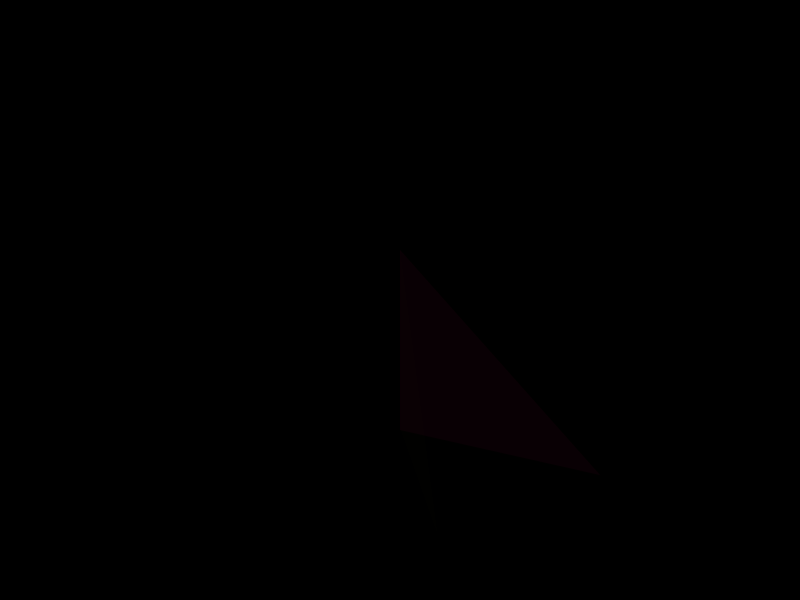
Frame 1 (no input)
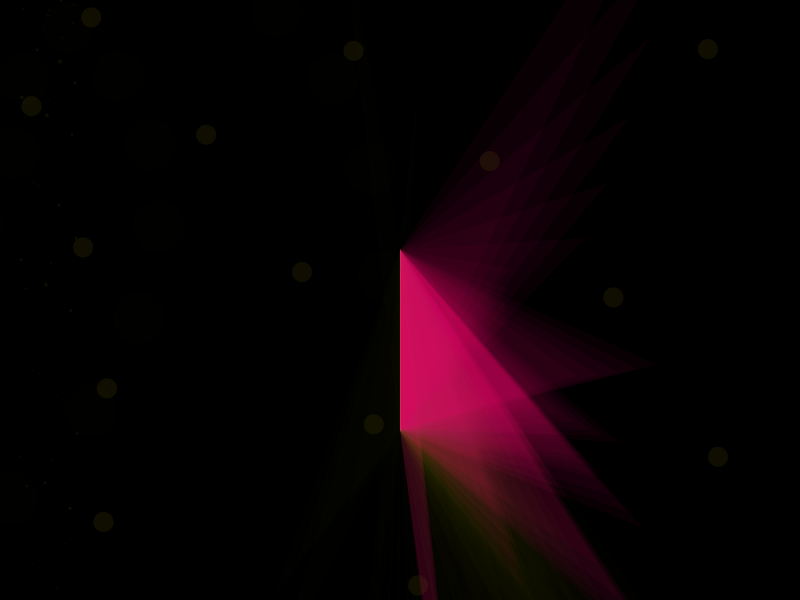
Frame 60 (the mouse pressed at the canvas centre just before this capture)
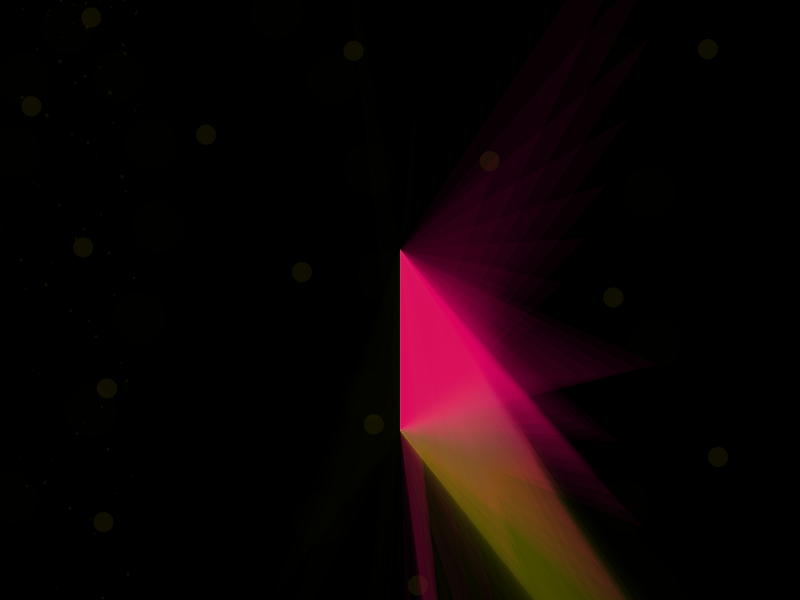
Frame 120 (the mouse held since frame 60 and released just before this capture)

The Processing sketch that drew these frames (run headless with seeded random() and noise(); from frame 60 on, the mouse is pressed at the canvas centre):

// Processing sketch: processing_77067
// ── processing_77067.pde

int counter;

float angle= 0.0;
float offset= 100;
float scalar= 30;
float incremento= 4;
float noiseval;
float xpos;
float s =30;


void setup(){
  size(800, 600);
  background(0);
  noiseval=2;
  xpos = 18;

}

void draw(){
  noiseval+=0.5;
  xpos++;
   ellipse(xpos, sin(noiseval)*400+400, noise(noiseval)*5, noise(noiseval)*5);
   
   float x = scalar + cos(scalar) *s;
   float y = scalar + sin(scalar) * s;
    ellipse (x -130, y -130, 20,20);
    fill(255, 237, 0, 1);
    scalar+=0.09;
    scalar += incremento;
    
   float k = offset + cos(scalar) *s;
   float l = offset + sin(scalar) * s;
    ellipse (k -100, l - 100, 50, 50);
    fill(255, 237, 0, 1);
    s+=9.9;
    scalar += incremento;

  float m= scalar + cos(angle) * offset; 
  float n= scalar + tan(angle) * offset;
   triangle(m +300, n +500, 400, 250, 400, 430);
   stroke(230, 0, 100, 1);
   fill(230, 0, 100, 10);
   scalar--;
  
  float o= offset + sin(angle) * offset; 
  float p= offset + tan(angle) * offset;
   triangle(o +500, p +375, 400, 250, 400, 430);
   stroke(255, 237, 0, 1);
   fill(255, 237, 0, 15);
   offset--;
  
  angle += incremento;
}
